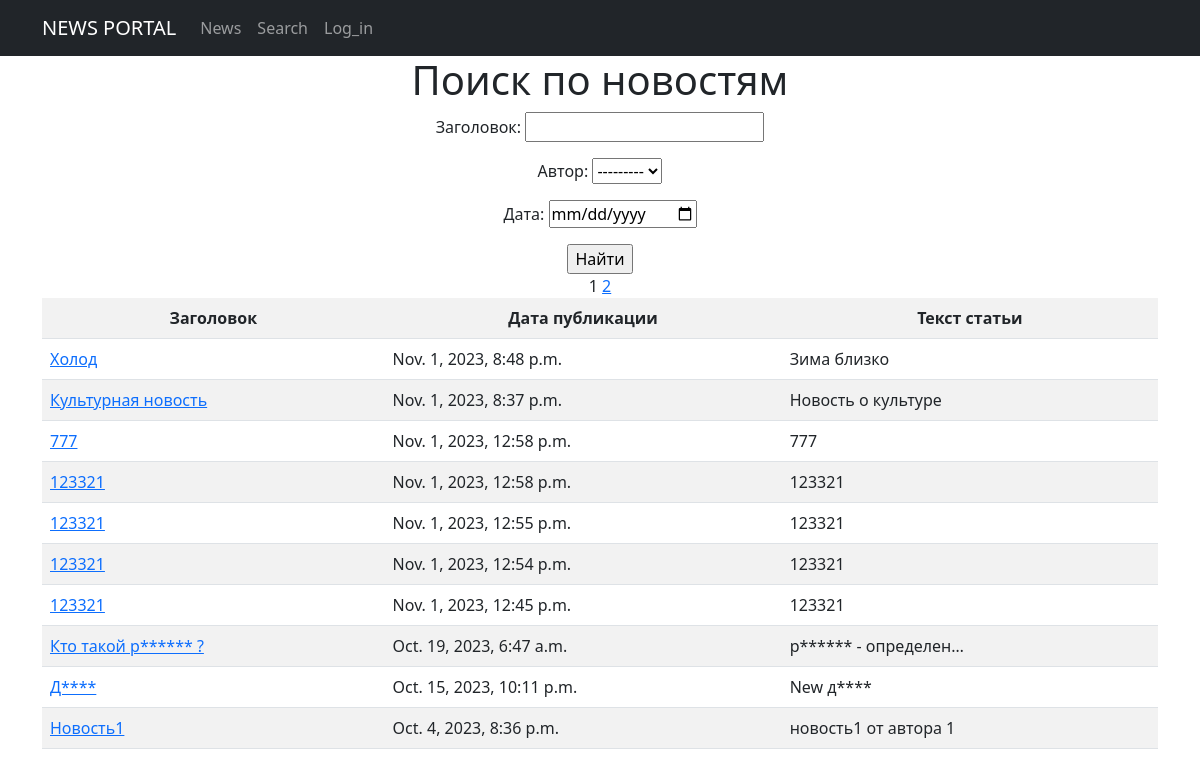
Page /news/news/search/ on the committed database.
### news/models.py (models this page shows, shortened)
class Post(models.Model):
    author = models.ForeignKey('Author', on_delete=models.CASCADE)
    categoryType = models.CharField(max_length=80, choices=POST_TYPES, default=news)
    date_create = models.DateTimeField(auto_now_add=True)
    categories = models.ManyToManyField('Category', through='PostCategory')
    title = models.CharField(max_length=150)
    show_title = models.CharField(max_length=100)
    text = models.TextField()
    rating = models.SmallIntegerField(default=0)

### news/views.py (the view)
# urls.py: path('news/search/', Search.as_view(), name='search'),
class Search(ListView):
    model = Post
    ordering = '-date_create'
    categoryType = 'NS'
    template_name = 'search.html'
    context_object_name = 'news'
    paginate_by = paginator_count
    def get_queryset(self):
        queryset = super().get_queryset()
        self.filterset = NewsFilter(self.request.GET, queryset)
        return self.filterset.qs
    def get_context_data(self, **kwargs):
        context = super().get_context_data(**kwargs)
        context['filterset'] = self.filterset
        return context

### news/templatetags/custom_filters.py (called while the page is built)
@register.filter()
def censor(value):
    new_value = value
    if isinstance(value, str):
        for i in bad_words:
            new_value = new_value.replace(i[1:], '*'*(len(i) - 1))
    return new_value

### news/templatetags/custom_tags.py (called while the page is built)
@register.simple_tag(takes_context=True)
def url_replace(context, **kwargs):
   d = context['request'].GET.copy()
   for k, v in kwargs.items():
       d[k] = v
   return d.urlencode()

### templates/search.html (shortened to what this page needs)
{% extends 'flatpages/default.html' %}
{% load static %}
{% load custom_filters %}
{% load custom_tags %}
{% block content %}
<html lang="en">
<h1> Поиск по новостям </h1>
    <form action="" method="get">
       {{ filterset.form.as_p }}
       <input type="submit" value="Найти" />
   </form>
       <table class="table table-striped">
           <tr>
               <td><b>Заголовок</b></td>
               <td><b>Дата публикации</b></td>
               <td><b>Текст статьи</b></td>
           </tr>
           {% for p in news %}
           <tr>
               <td align="left "><a href="{% url 'new_detail' p.pk %}">{{ p.title | censor}}</a></td>
               <td align="left ">{{ p.date_create}} </td>
               <td align="left ">{{ p.text | censor| truncatechars:20}}</td>
           </tr>
           {% endfor %}
           {% if page_obj.has_next %}
               <a href="?{% url_replace page=page_obj.next_page_number %}">{{ page_obj.next_page_number }}</a>
           {% endif %}
           {% endblock content %}

### rows in the picture
Post: title|censor "Холод", date_create "Nov. 1, 2023, 8:48 p.m.", text|censor "Зима близко"
Post: title|censor "Культурная новость", date_create "Nov. 1, 2023, 8:37 p.m.", text|censor "Новость о культуре"
Post: title|censor "777", date_create "Nov. 1, 2023, 12:58 p.m.", text|censor "777"
Post: title|censor "123321", date_create "Nov. 1, 2023, 12:58 p.m.", text|censor "123321"
Post: title|censor "123321", date_create "Nov. 1, 2023, 12:55 p.m.", text|censor "123321"
Post: title|censor "123321", date_create "Nov. 1, 2023, 12:54 p.m.", text|censor "123321"
Post: title|censor "123321", date_create "Nov. 1, 2023, 12:45 p.m.", text|censor "123321"
Post: title|censor "Кто такой р****** ?", date_create "Oct. 19, 2023, 6:47 a.m.", text|censor "р****** - определен…"
Post: title|censor "Д****", date_create "Oct. 15, 2023, 10:11 p.m.", text|censor "New д****"
Post: title|censor "Новость1", date_create "Oct. 4, 2023, 8:36 p.m.", text|censor "новость1 от автора 1"

### other values in the picture
{{ page_obj.next_page_number }} "2"
